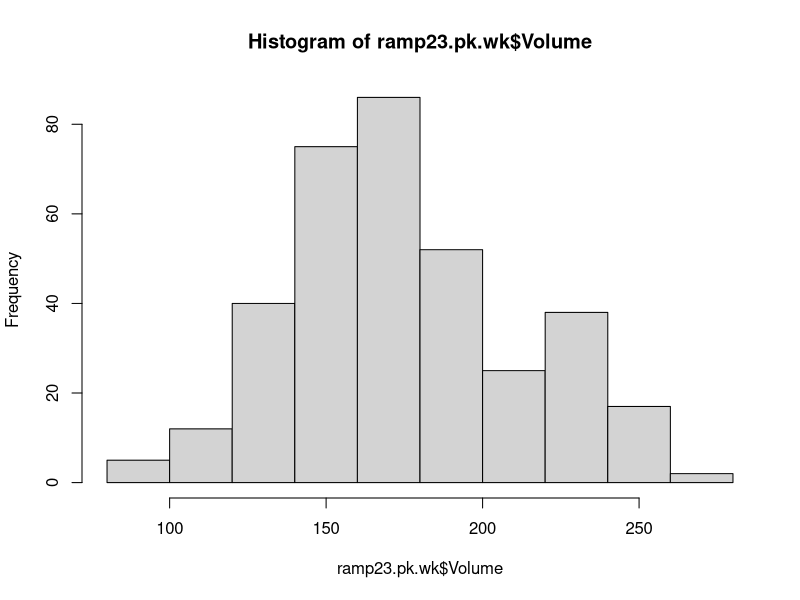
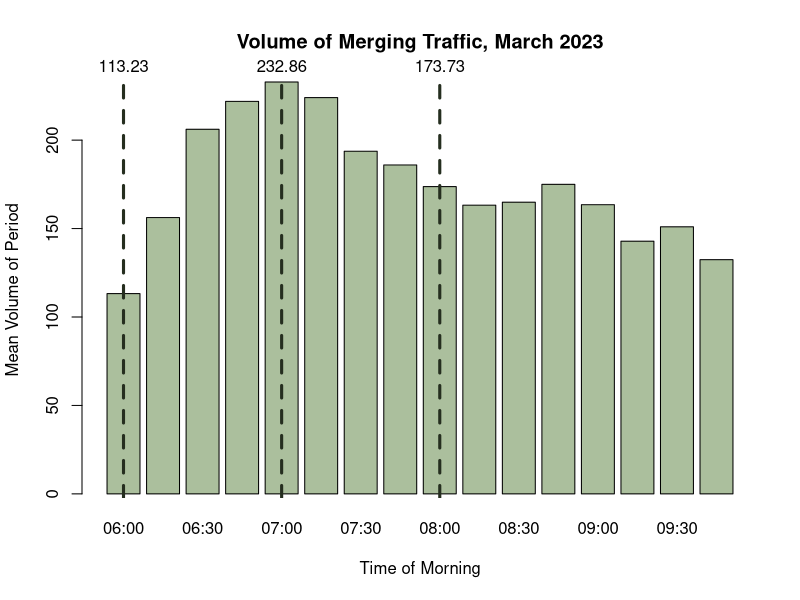
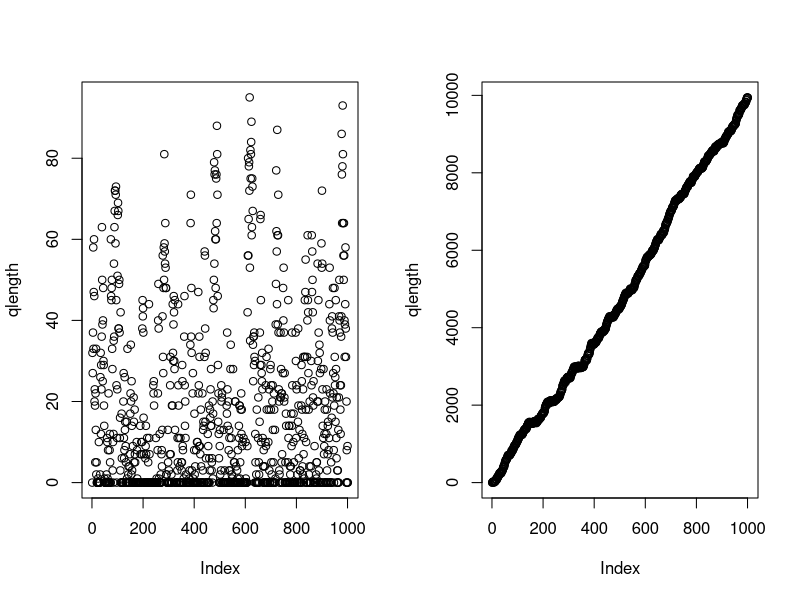
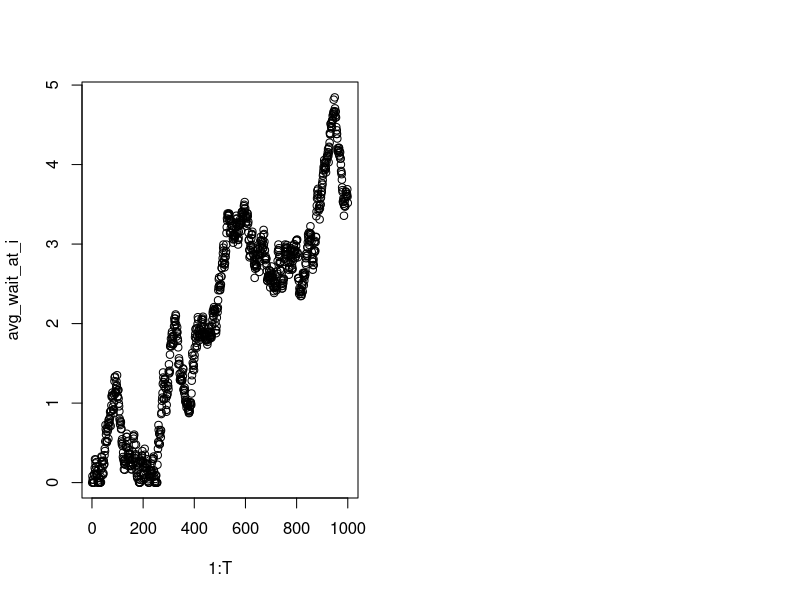

Write the R code that produced these figures, in order.
## ---- chunk 1
#| include: false

# Keep these commented as the full files were too large to upload to Github
# Importing datasets
# raw23 <- read.csv("2023-03.csv")
# raw25 <- read.csv("2025-03.csv")

# Filtering for on-ramp segment
# ramp25 <- raw25[raw25$MLinkID == 5725, ]
# ramp23 <- raw23[raw23$MLinkID == 5725, ]

# Filtering for the freeway segment directly following the on-ramp
# fwy25 <- raw25[raw25$MLinkID == 183, ]
# fwy23 <- raw23[raw23$MLinkID == 183, ]

# Simplified import commands
ramp25 <- read.csv("ramp25.csv")
ramp23 <- read.csv("ramp23.csv")

fwy25 <- read.csv("fwy25.csv")
fwy23 <- read.csv("fwy23.csv")
## ---- chunk 2
#| include: false

library(lubridate)

# Converting datetime strings to date objects
ramp23$Date.Time.AWST <- ymd_hm(ramp23$Date.Time.AWST)

# Adding day of the week column (1=sunday, 7=saturday)
ramp23$Weekday <- wday(ramp23$Date.Time.AWST)

# Adding hour of the day column
ramp23$Hour <- hour(ramp23$Date.Time.AWST)

# Adding 15-min segment identifier of column
ramp23$Period <- format(ramp23$Date.Time.AWST, "%H:%M")

# Removing weekends
ramp23.wk <- ramp23[ramp23$Weekday %in% c(2, 3, 4, 5, 6), ]

# Filtering for only the morning peak (6am-10am)
ramp23.pk.wk <- ramp23.wk[6 <= ramp23.wk$Hour & ramp23.wk$Hour < 10, ]

# Removing public holidays (March 6 is the onyl date - Labour Day)
ramp23.pk.wk <- ramp23.pk.wk[date(ramp23.pk.wk$Date.Time.AWST) != "2023-03-06", ]

hist(ramp23.pk.wk$Volume)
var(ramp23.pk.wk[ramp23.pk.wk$Weekday == 4, ]$Volume)
mean(ramp23.pk.wk[ramp23.pk.wk$Weekday == 4, ]$Volume)

var(ramp23.pk.wk[ramp23.pk.wk$Weekday == 4, ]$Volume/15)
mean(ramp23.pk.wk[ramp23.pk.wk$Weekday == 4, ]$Volume/15)
## ---- chunk 3
head(ramp23[, c(-6, -7, -8, -9, -10)])
## ---- chunk 4
#| include: false

smeans <- aggregate(Volume ~ Period, 
                           data = ramp23.pk.wk, 
                           FUN = mean)

# getting max volume
smax <- max(smeans$Volume)
maxindex <- which(smeans$Volume == smax)

# getting mean volume
smean <- mean(smeans$Volume)

# getting min volume
smin <- min(smeans$Volume)
minindex <- which(smeans$Volume == smin)
## ---- chunk 5
#| echo: false

bp <- barplot(smeans$Volume, names.arg = smeans$Period, col="#abbf9d", xlab = "Time of Morning", ylab = "Mean Volume of Period", main="Volume of Merging Traffic, March 2023")

abline(v = bp[1], col = "#252e1f", lwd = 3, lty = 2)
text(x = bp[1], y = smax, labels = round(smeans$Volume[1], 2), pos = 3, xpd = TRUE)

abline(v = bp[5], col = "#252e1f", lwd = 3, lty = 2)
text(x = bp[5], y = smax, labels = round(smeans$Volume[5], 2), pos = 3, xpd = TRUE)

abline(v = bp[9], col = "#252e1f", lwd = 3, lty = 2)
text(x = bp[9], y = smax, labels = round(smeans$Volume[9], 2), pos = 3, xpd = TRUE)
## ---- chunk 6
smu6  <- mean(ramp23.pk.wk[ramp23.pk.wk$Period == "06:00", 4])
svar6 <- var(ramp23.pk.wk[ramp23.pk.wk$Period == "06:00", 4])

data.frame (
  Mean = smu6,
  Variance = svar6,
  row.names = c("6am (min)")
)
## ---- chunk 7
#| include: false

ssize6 <- (smu6^2) / (svar6 - smu6)
## ---- chunk 8
sim1 <- rnbinom(10000, size = ssize6, mu = smu6)
sim2 <- rpois(10000, lambda = smu6)
data.frame (
  Mean = c(smu6, mean(sim1), mean(sim2)),
  Variance = c(svar6, var(sim1), mean(sim2)),
  row.names = c("Dataset", "NBinom Sim", "Poisson Sim  ")
)
## ---- chunk 9
#| include: false

# 7am models
smu7  <- mean(ramp23.pk.wk[ramp23.pk.wk$Period == "07:00", 4])
svar7 <- var(ramp23.pk.wk[ramp23.pk.wk$Period == "07:00", 4])
ssize7 <- (smu7^2) / (svar7 - smu7)

# 8am models
smu8  <- mean(ramp23.pk.wk[ramp23.pk.wk$Period == "08:00", 4])
svar8 <- var(ramp23.pk.wk[ramp23.pk.wk$Period == "08:00", 4])
ssize8 <- (smu8^2) / (svar8 - smu8)
## ---- chunk 10
#| echo: false

data.frame(
  Mean = c(smu6, smu7, smu8),
  Variance = c(svar6, svar7, svar8),
  Size = c(ssize6, ssize7, ssize8),
  row.names = c("6am (min)", "7am (max)", "8am (mean)")
)
## ---- chunk 11
T <- 1000


# average 12 cars per minute release
release <- 12 * 15 # no. of releases for 1 15 minute interval

qlength <- numeric(T)

for (i in 1:T) {
  qlength[i+1] <- qlength[i] + rnbinom(1, size=ssize8, mu=smu8)
  qlength[i+1] <- max(0, qlength[i+1] - release)
}

par(mfrow=c(1, 2))
plot(qlength)


# average 11 cars per minute
release <- 11 * 15 # no. of releases for 1 15 minute interval

qlength <- numeric(T)

for (i in 1:T) {
  qlength[i+1] <- qlength[i] + rnbinom(1, size=ssize8, mu=smu8)
  qlength[i+1] <- max(0, qlength[i+1] - release)
}

plot(qlength)
## ---- chunk 12
T <- 1000 # no. of timesteps (each is a 15min interval)
c <- 2 # no. of lanes

mu <- 5.8 * 15 # mean no. vehicles released PER LANE in one timestep 
lambda <- smu8 # mean no. vehicles arriving TOTAL in one timestep
dispersion <- ssize8 # dispersion parameter for arrival rate

q1 <- c()
q2 <- c()

wtimes <- list()
q1c <- numeric(T)
q2c <- numeric(T)

avg_wait_at_i <- list()

for (i in 1:T) {
  # arrivals
  arrivals <- rnbinom(1, size = dispersion, mu = lambda)
  
  q1a <- floor(arrivals / 2)
  q2a <- ceiling(arrivals /2)
  
  q1 <- c(q1, rep(i, q1a))
  q2 <- c(q2, rep(i, q2a))
  
  # release parameters
  release <- mu
  timestep.wtimes <- c()
  
  # finding how many cars should be released
  q1r <- min(length(q1), release)
  q2r <- min(length(q2), release)
  
  # releasing cars and tracking how long they waited
  if (q1r > 0) {
    timestep.wtimes <- c(timestep.wtimes, i - q1[1:q1r])
    q1 <- q1[-(1:q1r)]
  }
  if (q2r > 0) {
    timestep.wtimes <- c(timestep.wtimes, i - q2[1:q2r])
    q2 <- q2[-(1:q2r)]
  }
  
  # record data
  wtimes[[i]] <- timestep.wtimes
  q1c[i] <- length(q1)
  q2c[i] <- length(q2)
  
  avg_wait_at_i[i] <- if(length(timestep.wtimes) > 0) mean(timestep.wtimes)
  
}
all_waits <- unlist(wtimes)
# plot(q1c)
plot(1:T, avg_wait_at_i)
